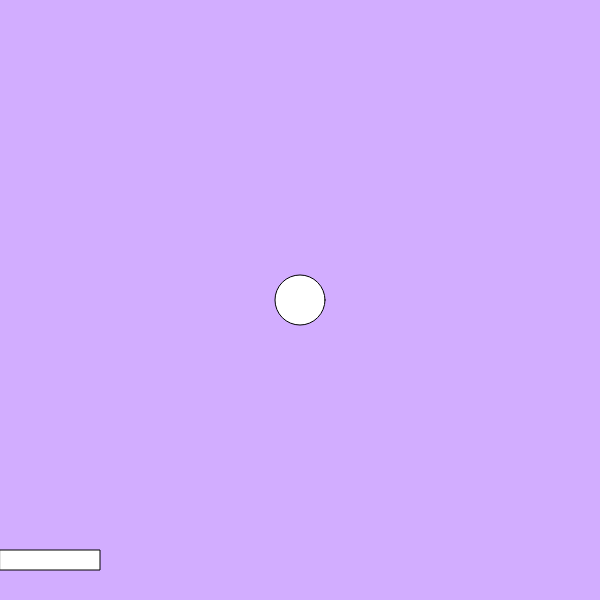
Frame 1 (no input)
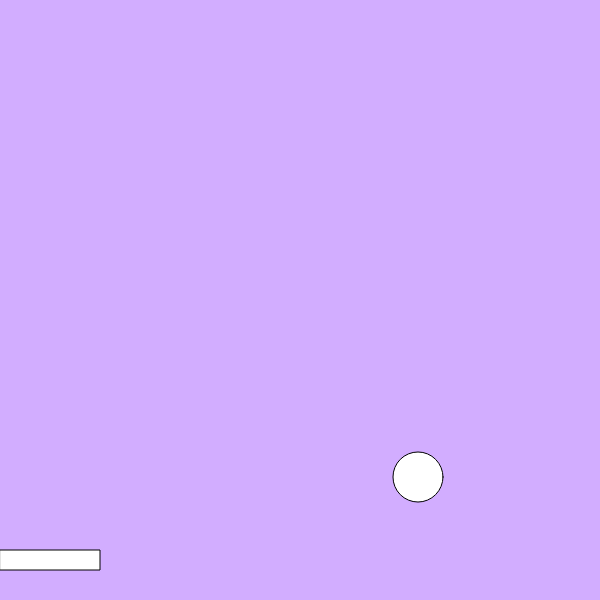
Frame 60 (no input)
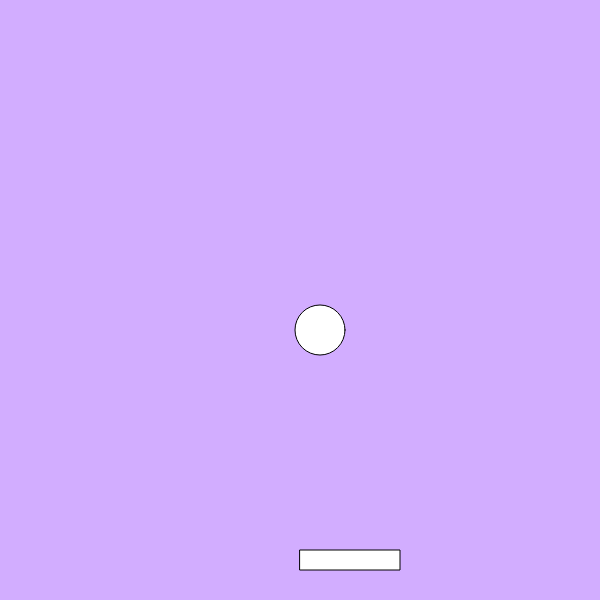
Frame 120 (the mouse pressed at the canvas centre since frame 60)

The p5.js sketch that drew these frames (run headless with seeded random() and noise() and a simulated clock; from frame 60 on, the mouse is pressed at the canvas centre):

// p5.js sketch
// ── sketch.js
var pattiWidth = 100;                   //The width of the paddle
var pattiHeight = 20;                   //The height of the paddle

var bobX = 300;                         //The ball x position
var bobY = 300;                         //The ball y position
var bobR = 25;                          //The ball radius
var bobXSpeed = 2;                      //The ball x speed
var bobYSpeed = 3;                      //The ball y speed

var score = 0;                          //The player's score

function setup() {
  createCanvas(600, 600);               //Create the canvas
}

function draw() {
  background(210, 173, 255);            //Set the background color
  rect(mouseX, height-50, pattiWidth, pattiHeight);   //Draw the paddle using the variables from above
  ellipse(bobX, bobY, bobR*2, bobR*2);  //Draw the ball using the variables from above

  bobX = bobX + bobXSpeed;              //Change the ball's x position by its x speed
  bobY = bobY + bobYSpeed;              //Change the ball's y position by its y speed

  if(bobX > width - bobR) {             //If the ball is beyond the right wall...
    bobXSpeed = bobXSpeed * -1;           //Negate the ball's x speed
  }

  if(bobX < bobR) {                     //If the ball is beyond the left wall...
    bobXSpeed = bobXSpeed * -1;           //Negate the ball's x speed
  }

  if(bobY > height + bobR) {            //If the ball is beyond the bottom wall...
    bobX = width/2;                       //Change the ball's x value to the center of the canvas
    bobY = height/2;                      //Change the ball's y value to the center of the canvas
    score = 0;                            //Reset the user's score to zero
    console.log("Oops");                   //Log the user's score to the console
  }

  if(bobY < bobR) {                     //If the ball is beyond the top wall...
    bobYSpeed = bobYSpeed * -1;           //Negate the ball's y speed
  }

  if(bobX > mouseX) {                   //If the ball is to the right of the paddle's left side...
    if(bobX < mouseX + pattiWidth) {      //If the ball is to the left of the paddle's right side...
      if(bobY + bobR > height-50) {         //If the ball is below the top of the paddle...
        score = score + 1;                    //Increase the user's score
        console.log("Score: " + score);       //Log the user's score to the console
        bobYSpeed = -1 * Math.abs(bobYSpeed); //Set the ball's y speed to negative (so that it moves up)
      }
    }
  }
}
